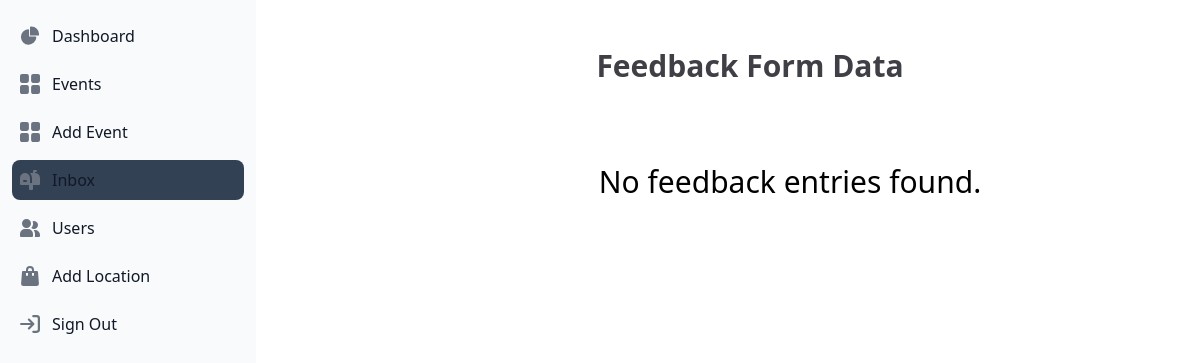
The app's page /admin/inbox.php (signed in), older data.
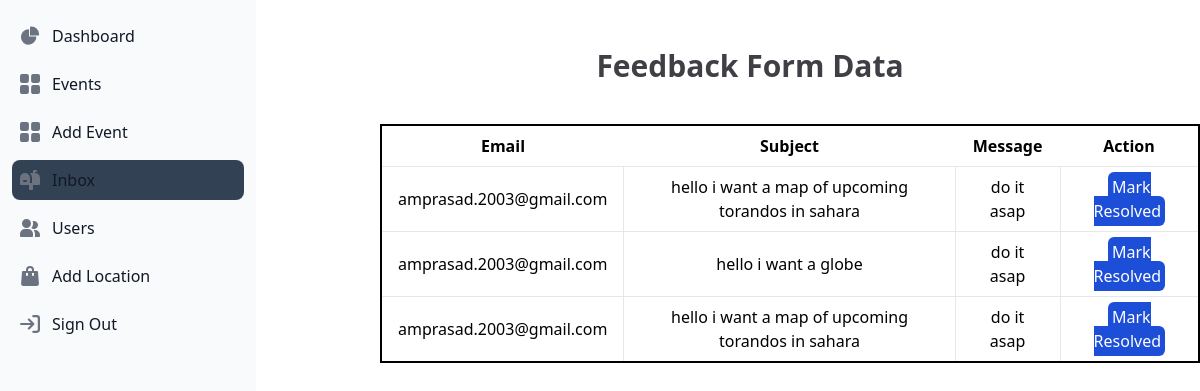
The same page, newer data.
### tables this page shows
CREATE TABLE `feedback` (
  `id` int(11) NOT NULL,
  `email` varchar(255) NOT NULL,
  `subject` varchar(255) NOT NULL,
  `message` text NOT NULL,
  `created_at` timestamp NOT NULL DEFAULT current_timestamp()
);

### admin/inbox.php (the view, shortened to what this page needs)
<?php
include("dbconnection.php");
?>
<!DOCTYPE html>
<html lang="en">
<head>
    <link rel="stylesheet" href="../src/output.css" />
    <script src="https://cdn.tailwindcss.com"></script>
</head>
<body>
    <?php
    include_once("includes/sidebar.php");
    ?>
    <div class="grid grid-cols-12">
        <div class="col-span-3"></div>
        <div class="col-span-9 pt-2">
            <div class="text-center font-bold text-3xl text-zinc-700 p-10">
                Feedback Form Data
            </div>
            <div class="text-center ml-20">
                <?php
                $query = "SELECT * FROM feedback";
                $result = mysqli_query($conn, $query);
                if (mysqli_num_rows($result) > 0) {
                    echo '<table class="table-auto border-2 border-black">';
                    echo '<thead>';
                    echo '<tr>';
                    echo '<th class="px-4 py-2">Email</th>';
                    echo '<th class="px-4 py-2">Subject</th>';
                    echo '<th class="px-4 py-2">Message</th>';
                    echo '<th class="px-4 py-2">Action</th>';
                    echo '</tr>';
                    echo '</thead>';
                    echo '<tbody>';
                    while ($row = mysqli_fetch_assoc($result)) {
                        echo '<tr class="hover:bg-zinc-200">';
                        echo '<td class="border px-4 py-2">' . $row['email'] . '</td>';
                        echo '<td class="border px-4 py-2">' . $row['subject'] . '</td>';
                        echo '<td class="border px-4 py-2">' . $row['message'] . '</td>';
                        echo '<td class="border px-4 py-2"><a href="inbox.php?id=' . $row['id'] . '" class="bg-blue-700 p-1 rounded-md text-white">Mark Resolved</a></td>';
                        echo '</tr>';
                    }
                    echo '</tbody>';
                    echo '</table>';
                } else {
                    echo '<p class="text-center text-3xl p-10">No feedback entries found.</p>';
                }
                ?>
            </div>
        </div>
    </div>
</body>
</html>

### admin/includes/sidebar.php (shortened to what this page needs)
<aside id="default-sidebar"
   class="fixed top-0 left-0 z-40 w-64 h-screen transition-transform -translate-x-full sm:translate-x-0"
   aria-label="Sidebar">
   <div class="h-full px-3 py-4 overflow-y-auto bg-gray-50 dark:bg-gray-800">
      <ul class="space-y-2 font-medium">
         <li>
            <a href="dashboard.php"
               class="sidebar-link flex items-center p-2 text-gray-900 rounded-lg dark:text-white hover:bg-gray-100 dark:hover:bg-gray-700 group">
               <span class="ms-3">Dashboard</span>
            </a>
         </li>
         <li>
            <a href="eventls.php"
               class="sidebar-link flex items-center p-2 text-gray-900 rounded-lg dark:text-white hover:bg-gray-100 dark:hover:bg-gray-700 group">
               <span class="flex-1 ms-3 whitespace-nowrap">Events</span>
            </a>
         </li>
         <li>
            <a href="event.php"
               class="sidebar-link flex items-center p-2 text-gray-900 rounded-lg dark:text-white hover:bg-gray-100 dark:hover:bg-gray-700 group">
               <span class="flex-1 ms-3 whitespace-nowrap">Add Event</span>
            </a>
         </li>
         <li>
            <a href="inbox.php"
               class="sidebar-link flex items-center p-2 text-gray-900 rounded-lg dark:text-white hover:bg-gray-100 dark:hover:bg-gray-700 group">
               <span class="flex-1 ms-3 whitespace-nowrap">Inbox</span>
            </a>
         </li>
         <li>
            <a href="user.php"
               class="sidebar-link flex items-center p-2 text-gray-900 rounded-lg dark:text-white hover:bg-gray-100 dark:hover:bg-gray-700 group">
               <span class="flex-1 ms-3 whitespace-nowrap">Users</span>
            </a>
         </li>
         <li>
            <a href="addLocation.php"
               class="sidebar-link flex items-center p-2 text-gray-900 rounded-lg dark:text-white hover:bg-gray-100 dark:hover:bg-gray-700 group">
               <span class="flex-1 ms-3 whitespace-nowrap">Add Location</span>
            </a>
         </li>
         <li>
            <a href="logout.php"
               class="sidebar-link flex items-center p-2 text-gray-900 rounded-lg dark:text-white hover:bg-gray-100 dark:hover:bg-gray-700 group">
               <span class="flex-1 ms-3 whitespace-nowrap">Sign Out</span>
            </a>
         </li>
      </ul>
   </div>
</aside>

Row changes from the older to the newer data that the page shows:
added feedback: email "amprasad.2003@gmail.com", subject "hello i want a map of upcoming torandos in sahara", message "do it asap"
added feedback: email "amprasad.2003@gmail.com", subject "hello i want a globe", message "do it asap"
added feedback: email "amprasad.2003@gmail.com", subject "hello i want a map of upcoming torandos in sahara", message "do it asap"
Text that changed along with them:
text no longer shown: "No feedback entries found."
text now shown: "Email Subject Message Action"
